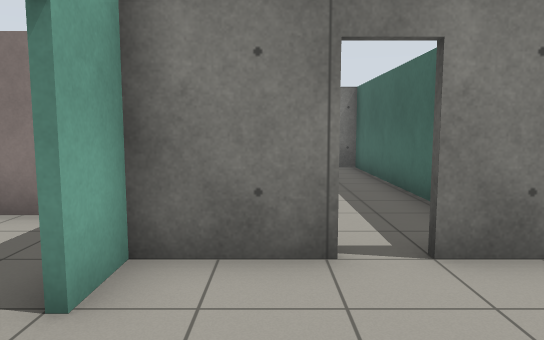
view 1 (above)

22 first-person views from a walk through a robot-simulator world made for Gazebo. The camera is 1.2 m above the floor, tilts 6° down and sees 70° across. The floor is counted in squares, 1 m on a side. Each view is taken from the middle of a square. On the plan, view 1 faces up. The plan holds only what a view shows up to about 15 squares ahead; the rest is blank. The place goes on beyond the plan. Robots are left out. Gazebo's built-in surfaces are drawn with simple patterns.

view 2
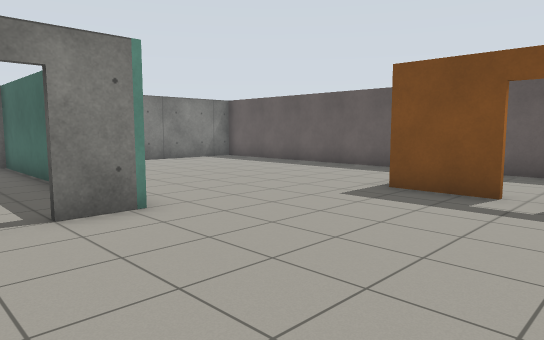

view 3
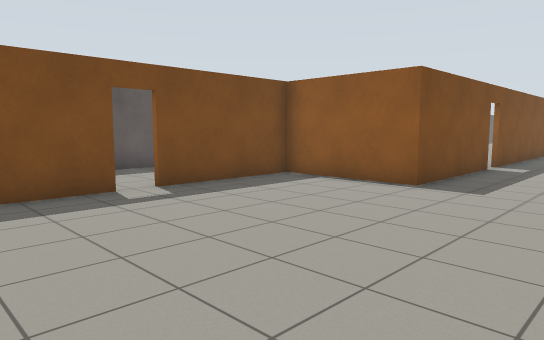

view 4
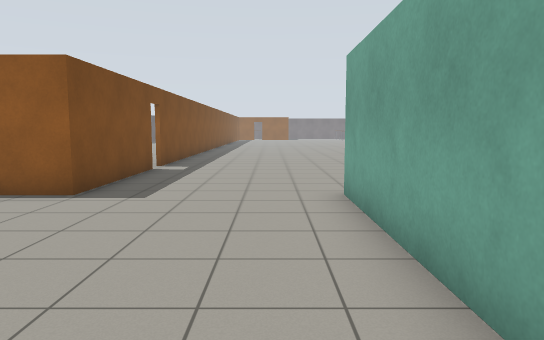

view 5
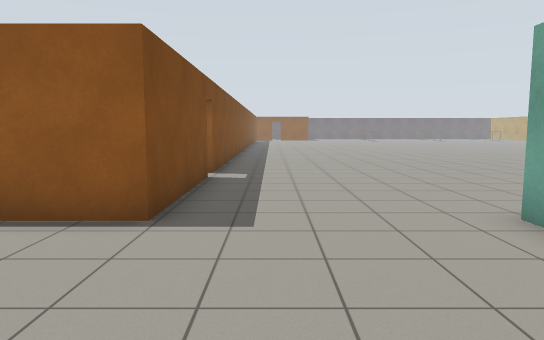

view 6
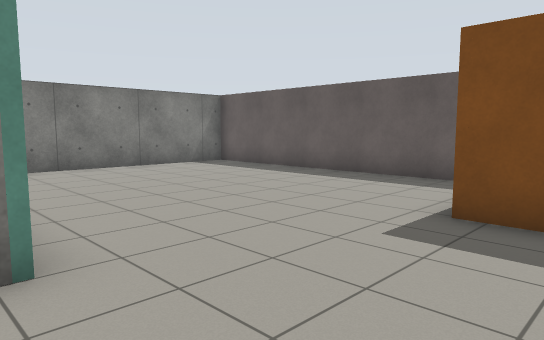

view 7
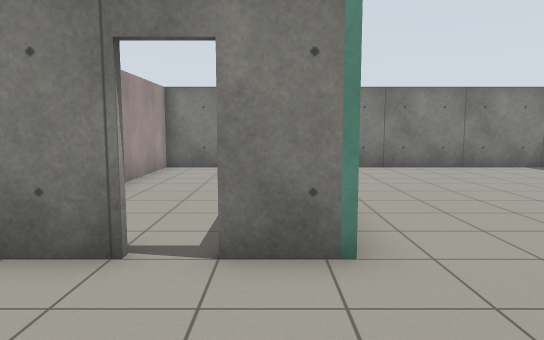

view 8
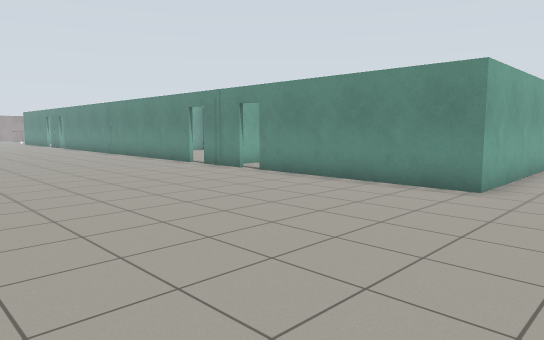

view 9
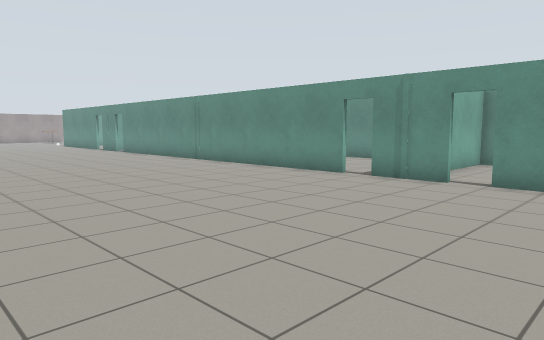

view 10
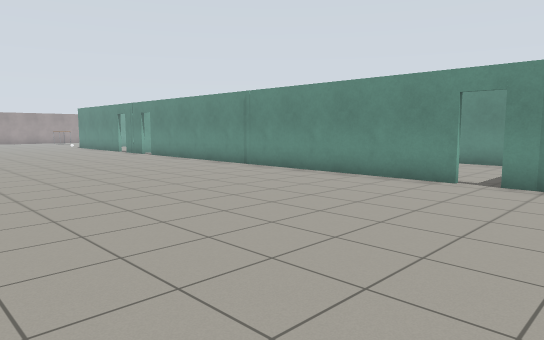

view 11
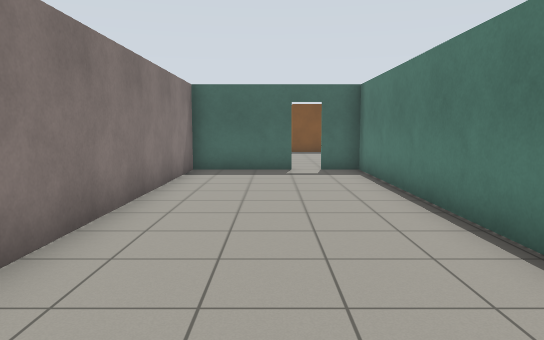

view 12
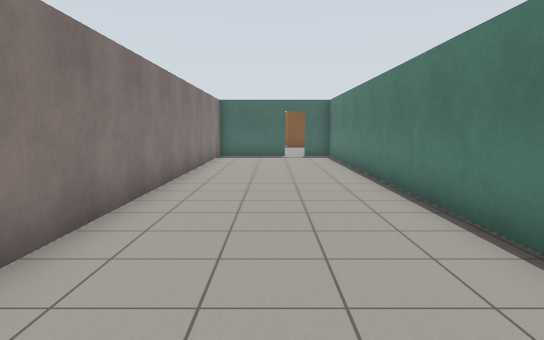

view 13
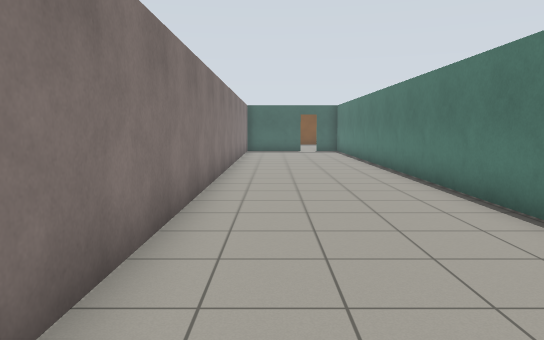

view 14
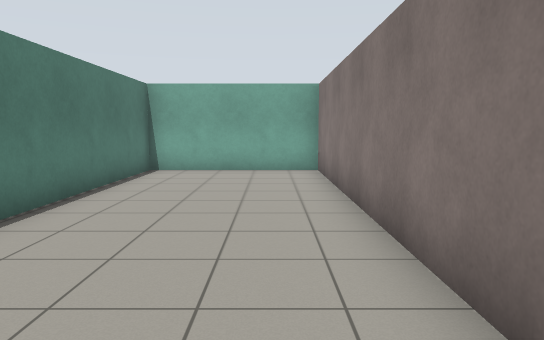

view 15
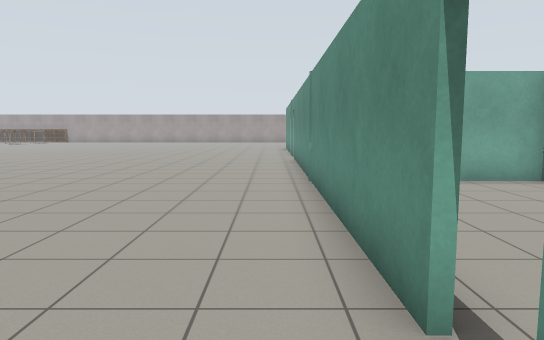

view 16
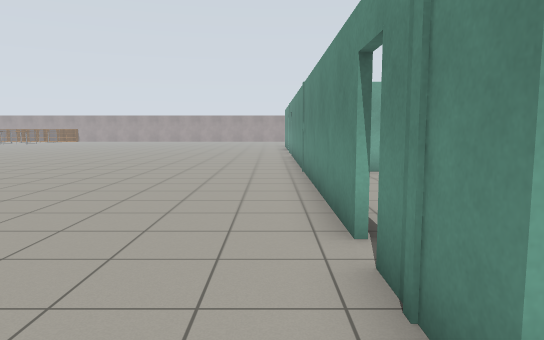

view 17
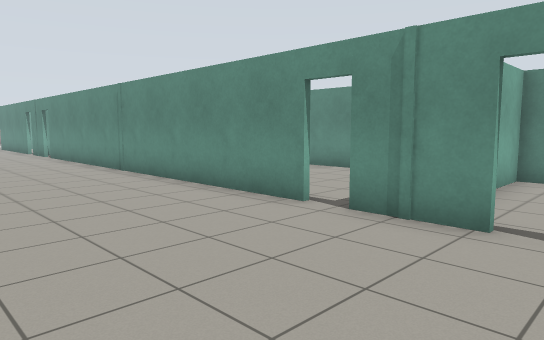

view 18
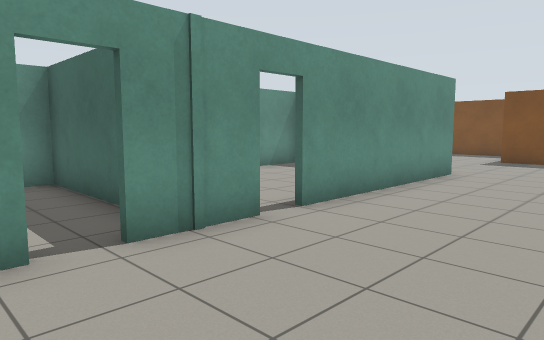

view 19
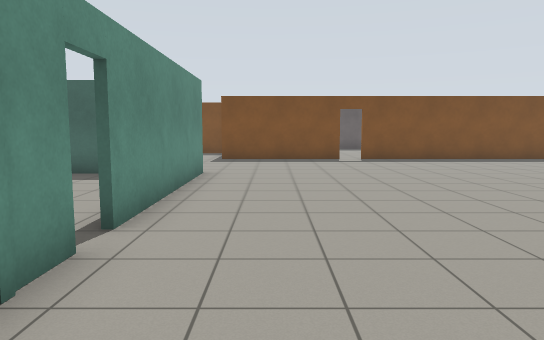

view 20
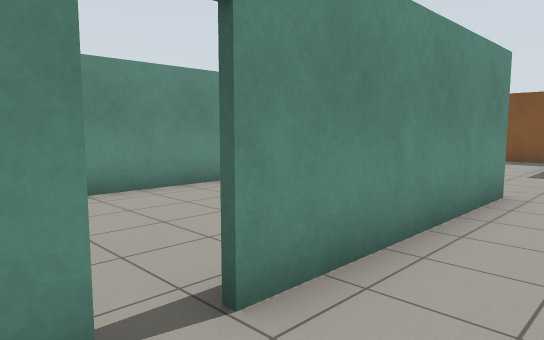

view 21
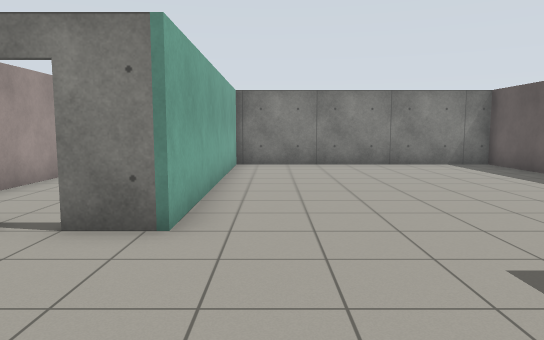

view 22
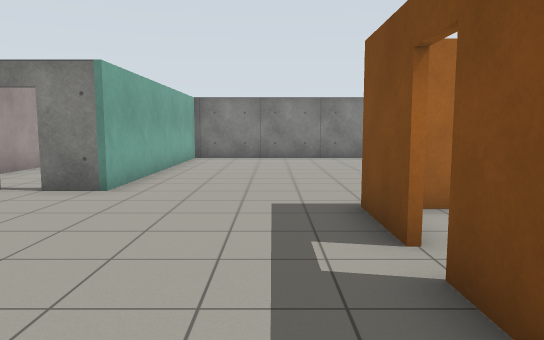

### Floor plan
Ten units are one square. View 1 is at (0, 0); x grows to the right and y downward. Boxes are objects, and circles mark ways between rooms. Rooms are numbered by the first view taken in them; rooms with no view inside come last. Other rooms are left out.
<svg viewBox="-242 -128 361 278">
<path fill="none" stroke="#000" d="M-82 51 -104 51M-111 51 -237 51M-13 -4 -13 51 -75 51M36 97 36 50 74 50 74 10M36 145 36 105M6 -35 -13 -35 -13 -24M28 -35 15 -35M74 1 74 -20M-15 -24 -15 -54 -234 -54 -234 -4 -15 -4 -15 -16M114 -32 114 -122 21 -122M28 -123 28 -35M-115 -3 -155 -3M-179 -4 -179 32M-94 31 -94 -3M-88 -3 -100 -3M26 -64 26 -123M4 -122 -13 -122 -13 -64M-15 24 -15 15M-15 -3 -65 -3M-93 -4 -93 41"/>
<circle cx="-10" cy="-20" r="3" fill="#2a7"/>
<circle cx="50" cy="-37" r="3" fill="#2a7"/>
<circle cx="-110" cy="50" r="3" fill="#2a7"/>
<circle cx="10" cy="-35" r="3" fill="#2a7"/>
<circle cx="-80" cy="50" r="3" fill="#2a7"/>
<text x="-80" y="80">1</text>
<text x="-130" y="-30">2</text>
<text x="80" y="-70">3</text>
<text x="-140" y="20">4</text>
<text x="10" y="-80">5</text>
<text x="-50" y="20">6</text>
</svg>
Room 1 opens to room 2. Room 1 opens to room 3. Room 1 opens to room 4. Room 1 opens to room 5. Room 1 opens to room 6.

Where each view was taken, in squares from view 1:
view 1: 0 up, 0 right, facing up
view 2: 2 down, 0 right, facing up-right
view 3: 3 up, 0 right, facing down-right
view 4: 2 up, 0 right, facing down
view 5: 0 up, 2 right, facing down
view 6: 0 up, 2 right, facing up-right
view 7: 0 up, 2 right, facing up
view 8: 13 down, 1 right, facing up-left
view 9: 14 down, 5 left, facing up-left
view 10: 14 down, 8 left, facing up-left
view 11: 3 up, 13 left, facing right
view 12: 3 up, 19 left, facing right
view 13: 4 up, 23 left, facing right
view 14: 4 up, 12 left, facing left
view 15: 6 down, 9 left, facing left
view 16: 6 down, 7 left, facing left
view 17: 10 down, 7 left, facing up-left
view 18: 9 down, 12 left, facing up-right
view 19: 7 down, 12 left, facing right
view 20: 7 down, 9 left, facing up-right
view 21: 1 down, 4 right, facing up
view 22: 4 down, 6 right, facing up
